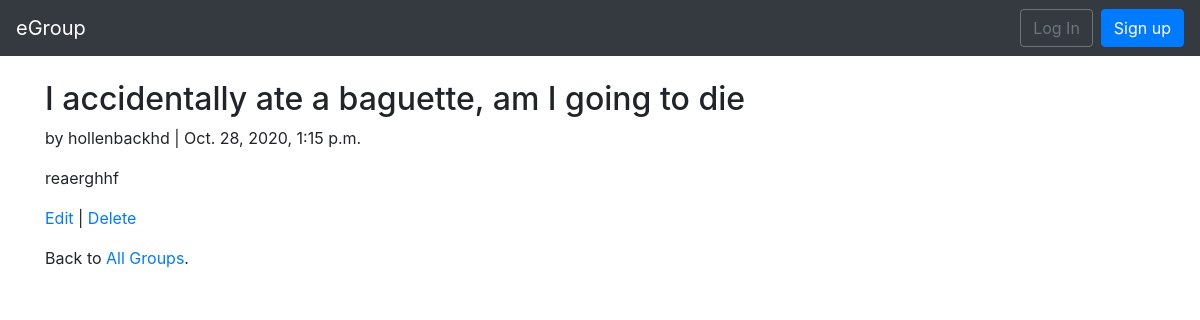
Screenshot of /allgroups/11/ with the database file from the repository.
### allgroups/models.py (models this page shows, shortened)
class Allgroups(models.Model):
    title = models.CharField(max_length=255)
    body = models.TextField()
    date = models.DateTimeField(auto_now_add=True)
    author = models.ForeignKey(
        get_user_model(),
        on_delete=models.CASCADE,
        )

### users/models.py (models this page shows)
class CustomUser(AbstractUser):
    age = models.PositiveIntegerField(null=True, blank=True)

### allgroups/views.py (the view)
# urls.py: path('<int:pk>/', AllgroupsDetailView.as_view(), name='allgroups_detail'),
class AllgroupsDetailView(DetailView):
    model = Allgroups
    template_name = 'allgroups_detail.html'

### templates/allgroups_detail.html
{% extends 'base.html' %}
{% block content %}
<div class ="allgroups-entry">
<h2>{{ object.title }}</h2>
<p>by {{ object.author }} | {{ object.date}}</p>
<p>{{ object.body }}</p>
</div>
<p><a href="{% url 'allgroups_edit' allgroups.pk %}">Edit</a> |
<a href="{% url 'allgroups_delete' allgroups.pk %}">Delete</a></p>
<p>Back to <a href="{% url 'allgroups_list' %}">All Groups</a>.</p>
{% endblock content %}

### rows the page displays
Allgroups: title "I accidentally ate a baguette, am I going to die", author "hollenbackhd", date "Oct. 28, 2020, 1:15 p.m.", body "reaerghhf"
